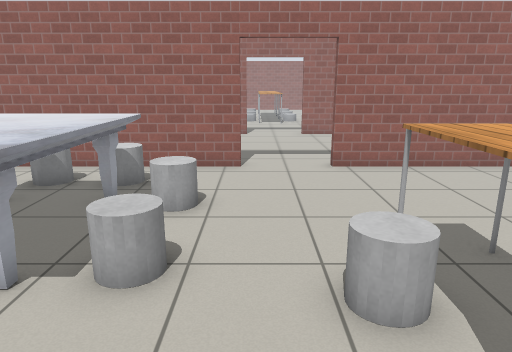
[1] (above)

24 first-person views from a walk through a world built for the Gazebo simulator. The camera is 1.3 m above the floor, tilts 14° down and sees 70° across. The floor is counted in squares, 0.5 m on a side. Each view is taken from the middle of a square. On the plan, view 1 faces up. The plan holds only what a view shows up to about 20 squares ahead; the rest is blank. Gazebo's built-in surfaces are drawn with simple patterns.

[2]
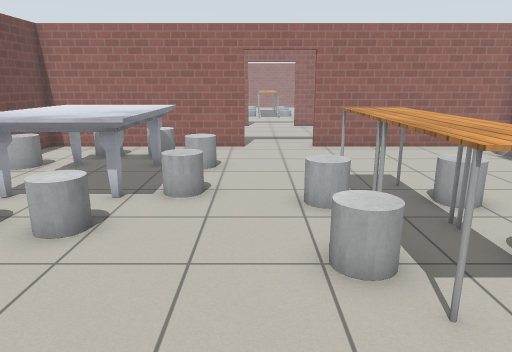

[3]
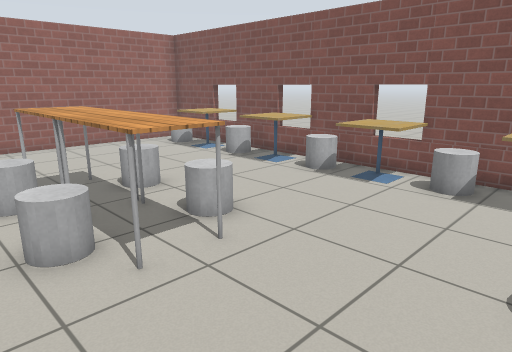

[4]
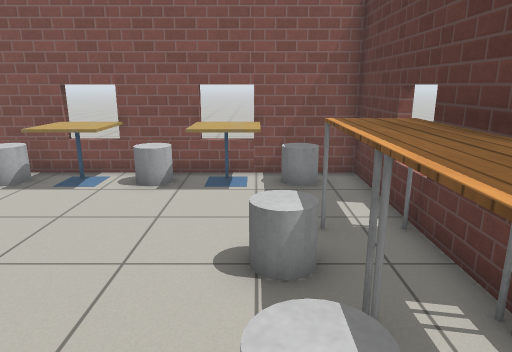

[5]
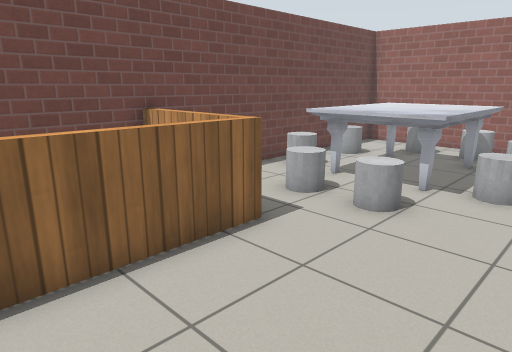

[6]
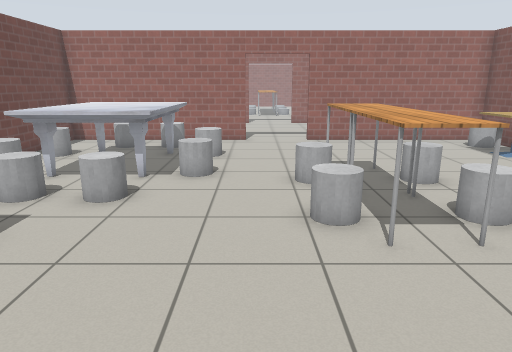

[7]
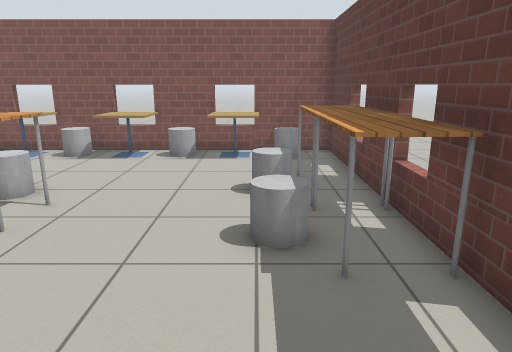

[8]
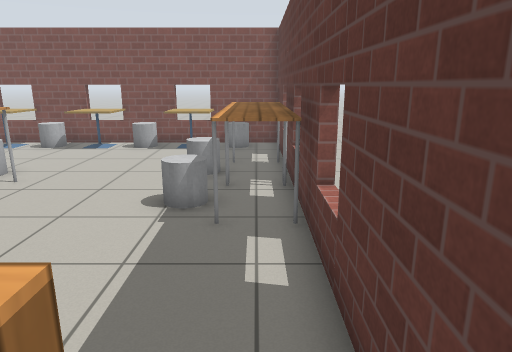

[9]
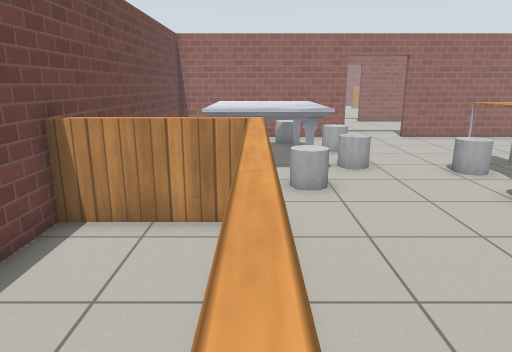

[10]
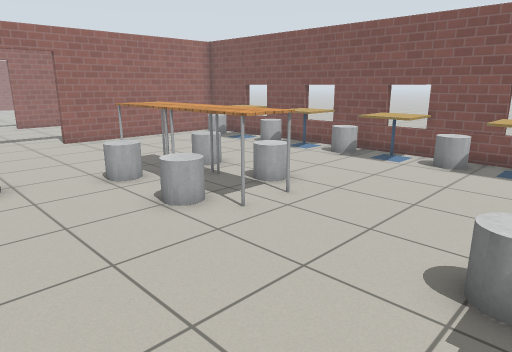

[11]
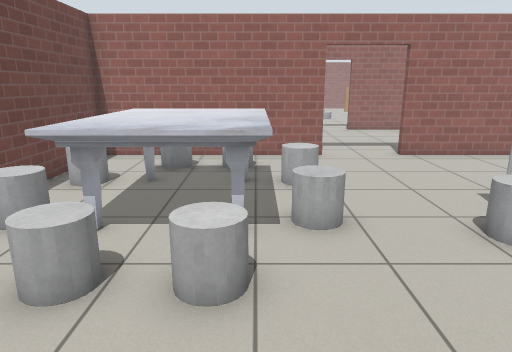

[12]
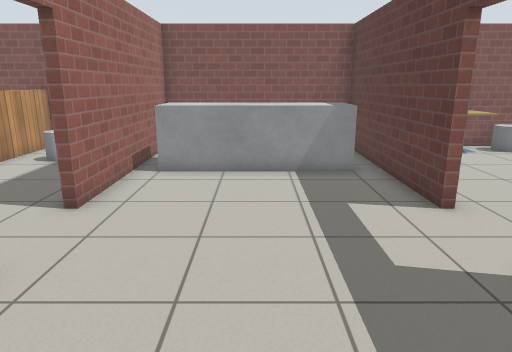

[13]
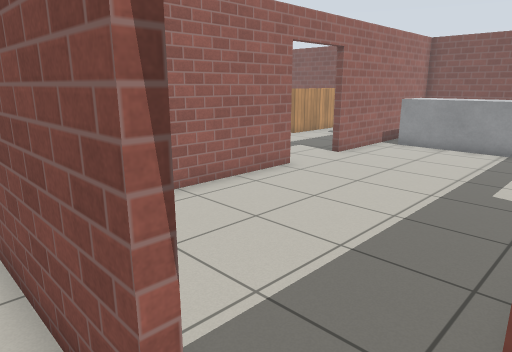

[14]
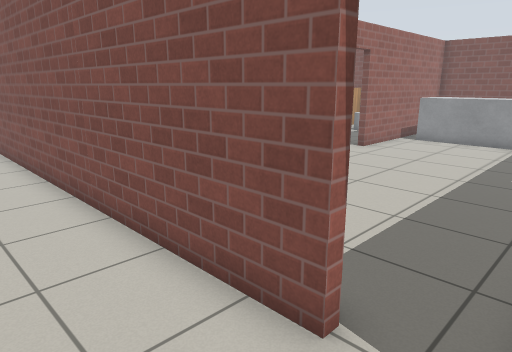

[15]
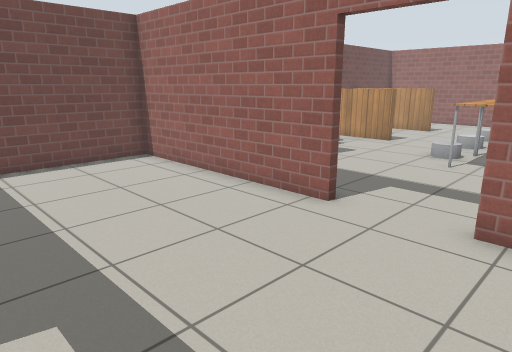

[16]
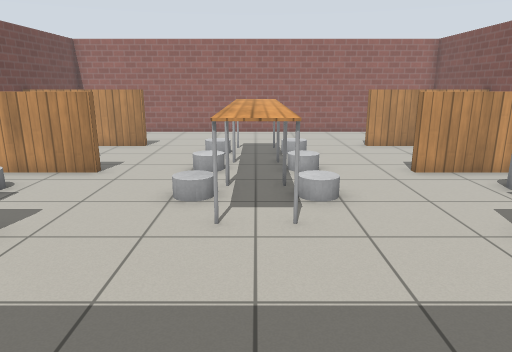

[17]
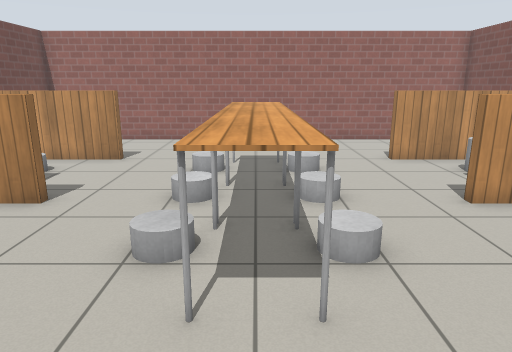

[18]
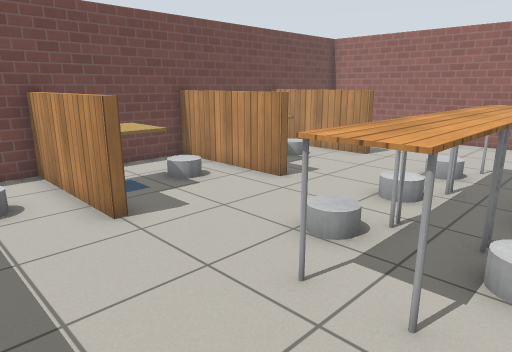

[19]
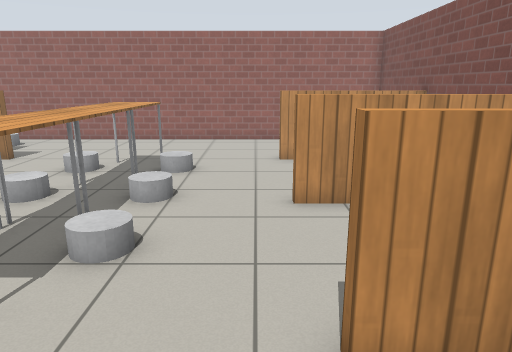

[20]
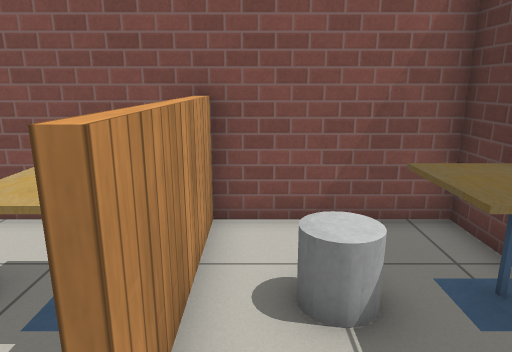

[21]
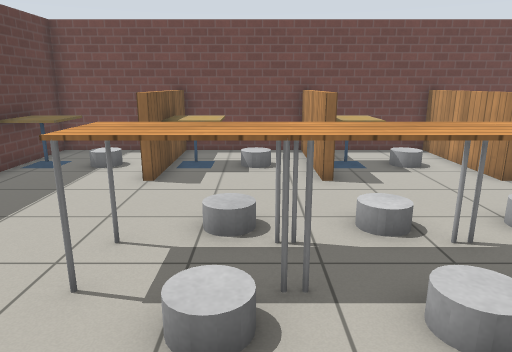

[22]
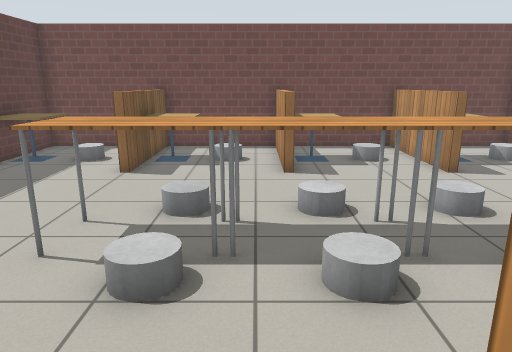

[23]
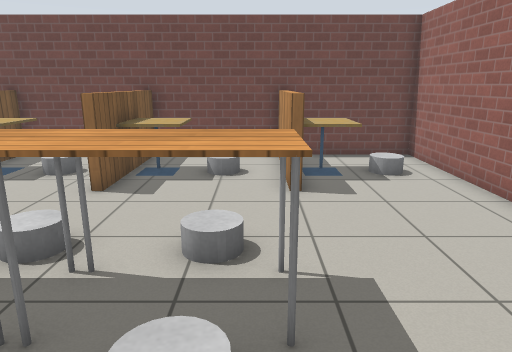

[24]
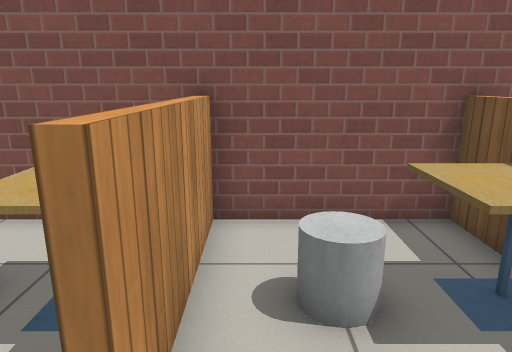

### Floor plan
Ten units are one square. View 1 is at (0, 0); x grows to the right and y downward. Boxes are objects, and circles mark ways between rooms. Rooms are numbered by the first view taken in them; rooms with no view inside come last. Other rooms are left out.
<svg viewBox="-105 -404 219 489">
<path fill="none" stroke="#000" d="M-4 -117 -88 -117 -88 0M-49 80 109 80 109 -117 25 -117M-48 -1 -48 45M-48 63 -52 63M-88 0 -88 35M-51 3 -89 3M-5 -198 -88 -198 -88 -150M25 -120 109 -120 109 -198 25 -198M-91 -138 -91 -288M-38 -352 -38 -349 -89 -349M92 -301 109 -301M105 -299 59 -299 59 -303M-89 -301 -38 -301 -38 -299 -89 -299M-89 -252 -38 -252 -38 -248 -89 -248M109 -349 59 -349 59 -353M109 -248 59 -248 59 -253M93 -202 109 -202 109 -399 -88 -399 -88 -202 -49 -202"/>
<rect x="-85" y="-55" width="20" height="20" fill="#bbb"><title>chair</title></rect>
<rect x="-85" y="-85" width="20" height="20" fill="#bbb"><title>chair</title></rect>
<rect x="-65" y="-35" width="40" height="20" fill="#bbb"><title>chair</title></rect>
<rect x="-65" y="-85" width="40" height="50" fill="#bbb"><title>marble table</title></rect>
<rect x="-65" y="-105" width="40" height="20" fill="#bbb"><title>chair</title></rect>
<rect x="-25" y="-55" width="20" height="20" fill="#bbb"><title>chair</title></rect>
<rect x="-25" y="-85" width="20" height="20" fill="#bbb"><title>chair</title></rect>
<rect x="-5" y="55" width="40" height="20" fill="#bbb"><title>table</title></rect>
<rect x="5" y="-15" width="20" height="10" fill="#bbb"><title>chair</title></rect>
<rect x="5" y="-45" width="20" height="10" fill="#bbb"><title>chair</title></rect>
<rect x="15" y="45" width="10" height="20" fill="#bbb"><title>chair</title></rect>
<rect x="15" y="-25" width="30" height="30" fill="#bbb"><title>table</title></rect>
<rect x="15" y="-55" width="30" height="30" fill="#bbb"><title>table</title></rect>
<rect x="35" y="55" width="30" height="20" fill="#bbb"><title>table</title></rect>
<rect x="35" y="-15" width="20" height="10" fill="#bbb"><title>chair</title></rect>
<rect x="35" y="-45" width="20" height="10" fill="#bbb"><title>chair</title></rect>
<rect x="45" y="45" width="10" height="20" fill="#bbb"><title>chair</title></rect>
<rect x="85" y="55" width="20" height="20" fill="#bbb"><title>chair</title></rect>
<rect x="85" y="25" width="20" height="30" fill="#bbb"><title>cafe table</title></rect>
<rect x="85" y="15" width="20" height="10" fill="#bbb"><title>chair</title></rect>
<rect x="85" y="-15" width="20" height="30" fill="#bbb"><title>cafe table</title></rect>
<rect x="85" y="-25" width="20" height="10" fill="#bbb"><title>chair</title></rect>
<rect x="85" y="-55" width="20" height="30" fill="#bbb"><title>cafe table</title></rect>
<rect x="85" y="-65" width="20" height="10" fill="#bbb"><title>chair</title></rect>
<rect x="85" y="-85" width="20" height="20" fill="#bbb"><title>cafe table</title></rect>
<rect x="85" y="-105" width="20" height="10" fill="#bbb"><title>chair</title></rect>
<rect x="55" y="-195" width="30" height="70" fill="#bbb"><title>grey box</title></rect>
<rect x="-75" y="-225" width="30" height="20" fill="#bbb"><title>cafe table</title></rect>
<rect x="-75" y="-275" width="30" height="20" fill="#bbb"><title>cafe table</title></rect>
<rect x="-75" y="-325" width="30" height="20" fill="#bbb"><title>cafe table</title></rect>
<rect x="-75" y="-375" width="30" height="20" fill="#bbb"><title>cafe table</title></rect>
<rect x="-65" y="-235" width="10" height="10" fill="#bbb"><title>chair</title></rect>
<rect x="-65" y="-285" width="10" height="10" fill="#bbb"><title>chair</title></rect>
<rect x="-65" y="-335" width="10" height="10" fill="#bbb"><title>chair</title></rect>
<rect x="-65" y="-385" width="10" height="10" fill="#bbb"><title>chair</title></rect>
<rect x="-15" y="-285" width="20" height="20" fill="#bbb"><title>chair</title></rect>
<rect x="-15" y="-315" width="20" height="20" fill="#bbb"><title>chair</title></rect>
<rect x="-15" y="-345" width="20" height="20" fill="#bbb"><title>chair</title></rect>
<rect x="-5" y="-285" width="30" height="30" fill="#bbb"><title>table</title></rect>
<rect x="-5" y="-315" width="30" height="30" fill="#bbb"><title>table</title></rect>
<rect x="-5" y="-345" width="30" height="30" fill="#bbb"><title>table</title></rect>
<rect x="15" y="-285" width="20" height="20" fill="#bbb"><title>chair</title></rect>
<rect x="15" y="-315" width="20" height="20" fill="#bbb"><title>chair</title></rect>
<rect x="15" y="-345" width="20" height="20" fill="#bbb"><title>chair</title></rect>
<rect x="65" y="-225" width="30" height="20" fill="#bbb"><title>cafe table</title></rect>
<rect x="65" y="-275" width="30" height="20" fill="#bbb"><title>cafe table</title></rect>
<rect x="65" y="-325" width="30" height="20" fill="#bbb"><title>cafe table</title></rect>
<rect x="65" y="-375" width="30" height="20" fill="#bbb"><title>cafe table</title></rect>
<rect x="75" y="-235" width="10" height="10" fill="#bbb"><title>chair</title></rect>
<rect x="75" y="-285" width="10" height="10" fill="#bbb"><title>chair</title></rect>
<rect x="75" y="-335" width="10" height="10" fill="#bbb"><title>chair</title></rect>
<rect x="75" y="-385" width="10" height="10" fill="#bbb"><title>chair</title></rect>
<circle cx="-50" cy="70" r="3" fill="#2a7"/>
<circle cx="10" cy="-120" r="3" fill="#2a7"/>
<circle cx="-90" cy="-130" r="3" fill="#2a7"/>
<circle cx="10" cy="-200" r="3" fill="#2a7"/>
<text x="20" y="-30">1</text>
<text x="-70" y="40">2</text>
<text x="10" y="-160">3</text>
<text x="-100" y="-160">4</text>
<text x="10" y="-300">5</text>
</svg>
Room 1 opens to room 2. Room 1 opens to room 3. Room 3 opens to room 4. Room 3 opens to room 5.

Where each view was taken, in squares from view 1:
view 1: 0 up, 0 right, facing up
view 2: 4 down, 0 right, facing up
view 3: 5 down, 0 right, facing up-right
view 4: 5 down, 0 right, facing right
view 5: 5 down, 0 right, facing up-left
view 6: 6 down, 0 right, facing up
view 7: 5 down, 4 left, facing right
view 8: 7 down, 6 left, facing right
view 9: 7 down, 5 left, facing up
view 10: 6 down, 3 left, facing up-right
view 11: 2 down, 3 left, facing up
view 12: 16 up, 5 left, facing right
view 13: 12 up, 10 left, facing up-right
view 14: 12 up, 12 left, facing up-right
view 15: 13 up, 4 right, facing up-left
view 16: 19 up, 1 right, facing up
view 17: 22 up, 1 right, facing up
view 18: 22 up, 3 right, facing up-left
view 19: 22 up, 5 right, facing up
view 20: 24 up, 4 right, facing right
view 21: 28 up, 6 right, facing left
view 22: 29 up, 7 right, facing left
view 23: 34 up, 5 right, facing left
view 24: 34 up, 4 right, facing right
